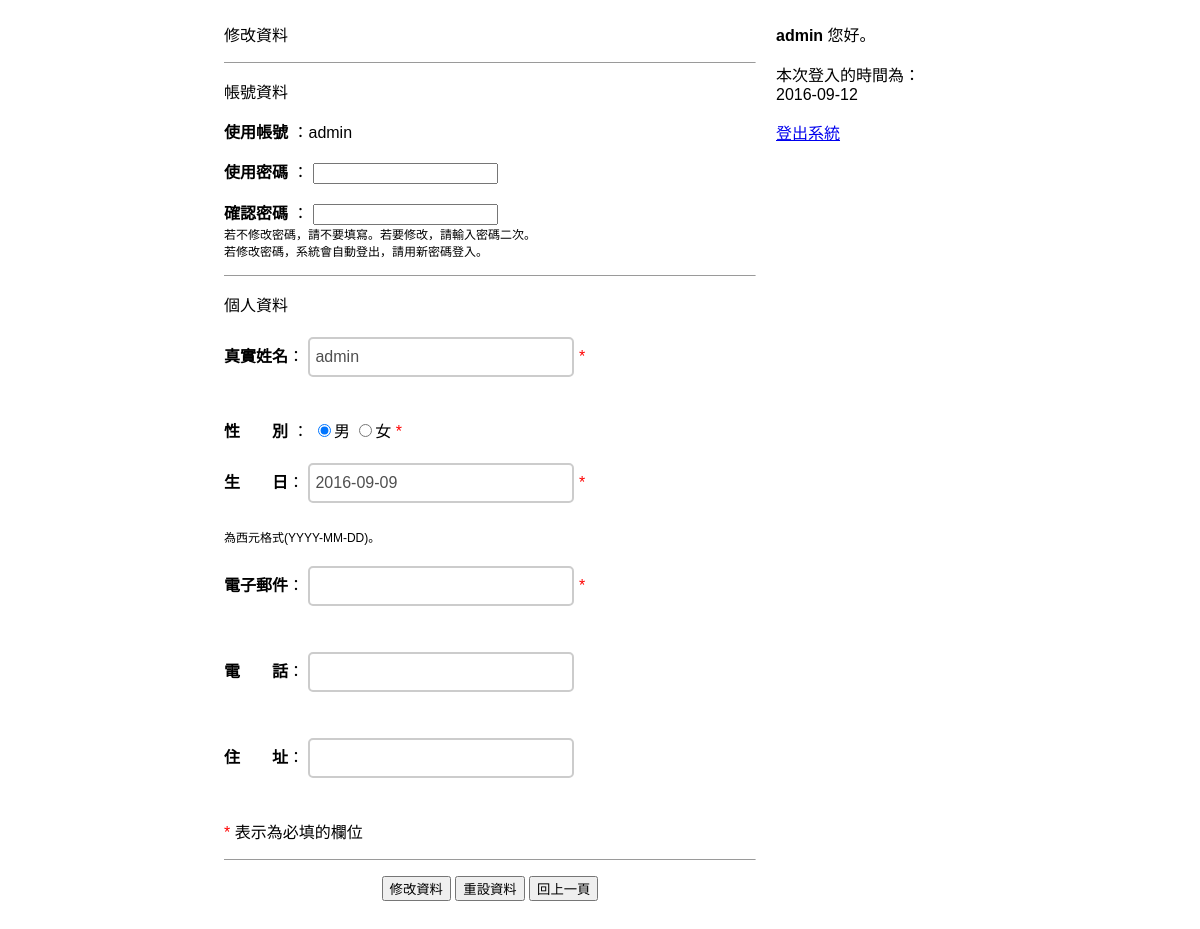
The page /member.php (signed in) on the database its author committed.
### tables this page shows
CREATE TABLE `member` (
  `id` int(11) NOT NULL,
  `name` varchar(50) DEFAULT NULL,
  `username` varchar(20) DEFAULT NULL,
  `psword` varchar(20) DEFAULT NULL,
  `level` enum('admin','member') NOT NULL DEFAULT 'member',
  `sex` enum('M','F') NOT NULL DEFAULT 'M',
  `birthday` date DEFAULT NULL,
  `phone` varchar(100) DEFAULT NULL,
  `email` varchar(100) DEFAULT NULL,
  `address` varchar(100) DEFAULT NULL,
  `jointime` date DEFAULT NULL,
  `logintime` date DEFAULT NULL,
  `item` int(11) DEFAULT NULL
);

### member.php (the view, shortened to what this page needs)
<?php
$query_Member = "SELECT * FROM `member` WHERE `username`='".$_SESSION["loginMember"]."'";
$Member = mysql_query($query_Member);
$row=mysql_fetch_assoc($Member);
?>
<html>
<head>
<link href="style.css" rel="stylesheet" type="text/css">
</head>
<body>
<table width="780" border="0" align="center" cellpadding="4" cellspacing="0">
  <tr>
    <td class="tdbline"><table width="100%" border="0" cellspacing="0" cellpadding="10">
      <tr valign="top">
        <td class="tdrline"><form action="" method="POST" name="form1" id="form1" onSubmit="return checkForm();">
          <p class="title">修改資料</p>
          <div class="dataDiv">
            <hr size="1" />
            <p class="heading">帳號資料</p>
            <p><strong>使用帳號</strong>
              ：<?php echo $row["username"];?></p>
            <p><strong>使用密碼</strong> ：
              <input name="psword" type="password" class="normalinput" id="psword">
              <br>
            </p>
            <p><strong>確認密碼</strong> ：
              <input name="pswordcheck" type="password" class="normalinput" id="pswordcheck">
              <br>
              <span class="smalltext">若不修改密碼，請不要填寫。若要修改，請輸入密碼</span><span class="smalltext">二次。<br>
              若修改密碼，系統會自動登出，請用新密碼登入。</span></p>
            <hr size="1" />
            <p class="heading">個人資料</p>
            <p><strong>真實姓名</strong>：
                <input name="name" type="text" class="normalinput" id="name" value="<?php echo $row["name"];?>">
                <font color="#FF0000">*</font> </p>
            <p><strong>性　　別
              </strong>：
			  <input name="sex" type="radio" value="M" <?php if($row["sex"]=="M") echo "checked";?>>男
              <input name="sex" type="radio" value="F" <?php if($row["sex"]=="F") echo "checked";?>>女
			  <font color="#FF0000">*</font></p>
            <p><strong>生　　日</strong>：
                <input name="birthday" type="text" class="normalinput" id="birthday" value="<?php echo $row["birthday"];?>">
                <font color="#FF0000">*</font> <br>
                <span class="smalltext" sytle="small">為西元格式(YYYY-MM-DD)。 </span></p>
            <p><strong>電子郵件</strong>：
                <input name="email" type="text" class="normalinput" id="email" value="<?php echo $row["email"];?>">
                <font color="#FF0000">*</font> </p>
            <p><strong>電　　話</strong>：
                <input name="phone" type="text" class="normalinput" id="phone" value="<?php echo $row["phone"];?>">
            </p>
            <p><strong>住　　址</strong>：
                <input name="address" type="text" class="normalinput" id="address" value="<?php echo $row["address"];?>" size="40">
            </p>
            <p> <font color="#FF0000">*</font> 表示為必填的欄位</p>
          </div>
          <hr size="1" />
          <p align="center">
            <input type="submit" name="Submit2" value="修改資料">
            <input type="reset" name="Submit3" value="重設資料">
            <input type="button" name="Submit" value="回上一頁" onClick="window.history.back();">
          </p>
        </form></td>
        <td width="200">
		<div class="regbox">
            <p><strong><?php echo $row["name"];?></strong> 您好。</p>
            本次登入的時間為：<br>
            <?php echo $row["logintime"];?></p>
            <a href="?logout=true">登出系統</a></p>
		</div>
        <div class="boxbl"></div><div class="boxbr"></div></td>
      </tr>
    </table></td>
  </tr>
</table>
</body>
</html>

### css/style.css (style rules this page uses)
body { font-family: 'Raleway', sans-serif; }
input[type=text] { width: 50%; height: 40px; padding: 5px; margin-bottom: 25px; margin-top: 5px; border: 2px solid #ccc; color: #4f4f4f; font-size: 16px; border-radius: 5px; }

### member.php (style rules this page uses)
span { font-size:12px; }

### rows shown on the page
member: username "admin", name "admin", sex "☑", birthday "2016-09-09", logintime "2016-09-12"
